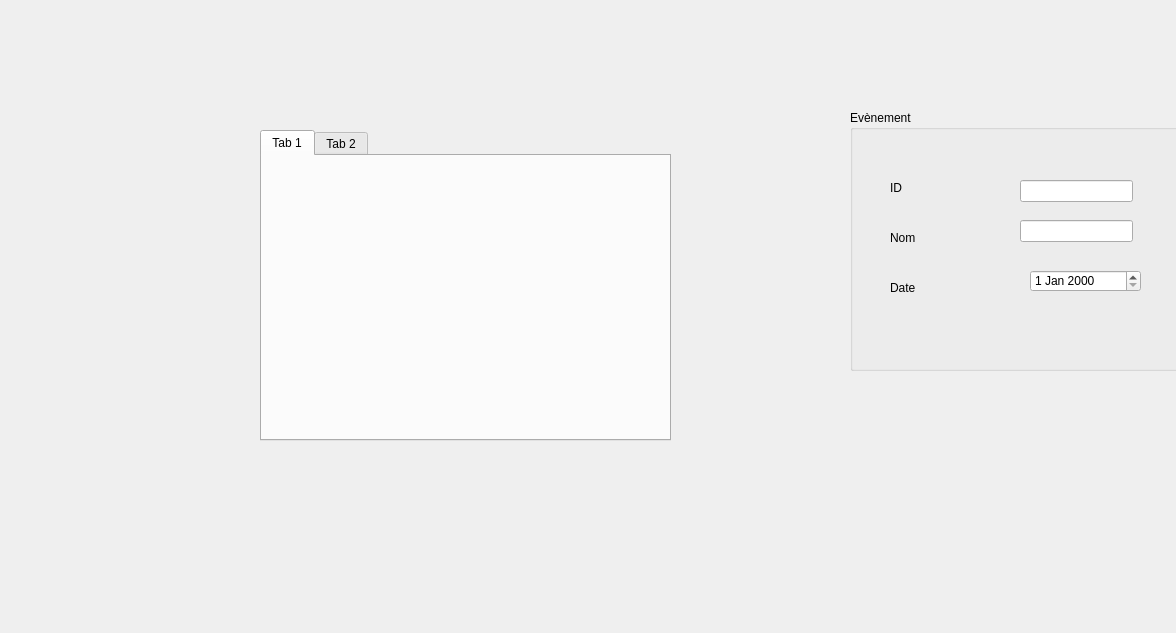
<?xml version="1.0" encoding="UTF-8"?>
<ui version="4.0">
 <class>Dialog</class>
 <widget class="QDialog" name="Dialog">
  <property name="geometry">
   <rect>
    <x>0</x>
    <y>0</y>
    <width>1176</width>
    <height>633</height>
   </rect>
  </property>
  <property name="windowTitle">
   <string>Afficher les évènements</string>
  </property>
  <widget class="QGroupBox" name="groupBox">
   <property name="geometry">
    <rect>
     <x>850</x>
     <y>110</y>
     <width>331</width>
     <height>261</height>
    </rect>
   </property>
   <property name="title">
    <string>Evènement</string>
   </property>
   <widget class="QLabel" name="label">
    <property name="geometry">
     <rect>
      <x>40</x>
      <y>70</y>
      <width>56</width>
      <height>16</height>
     </rect>
    </property>
    <property name="text">
     <string>ID</string>
    </property>
   </widget>
   <widget class="QLabel" name="label_2">
    <property name="geometry">
     <rect>
      <x>40</x>
      <y>120</y>
      <width>56</width>
      <height>16</height>
     </rect>
    </property>
    <property name="text">
     <string>Nom</string>
    </property>
   </widget>
   <widget class="QLabel" name="label_4">
    <property name="geometry">
     <rect>
      <x>40</x>
      <y>170</y>
      <width>56</width>
      <height>16</height>
     </rect>
    </property>
    <property name="text">
     <string>Date</string>
    </property>
   </widget>
   <widget class="QLineEdit" name="lineEdit_IDD">
    <property name="geometry">
     <rect>
      <x>170</x>
      <y>70</y>
      <width>113</width>
      <height>22</height>
     </rect>
    </property>
    <property name="cursor">
     <cursorShape>ArrowCursor</cursorShape>
    </property>
   </widget>
   <widget class="QLineEdit" name="lineEdit_NomD">
    <property name="geometry">
     <rect>
      <x>170</x>
      <y>110</y>
      <width>113</width>
      <height>22</height>
     </rect>
    </property>
   </widget>
   <widget class="QDateEdit" name="dateEditD">
    <property name="geometry">
     <rect>
      <x>180</x>
      <y>160</y>
      <width>111</width>
      <height>22</height>
     </rect>
    </property>
   </widget>
  </widget>
  <widget class="QTabWidget" name="tabWidget">
   <property name="geometry">
    <rect>
     <x>260</x>
     <y>130</y>
     <width>411</width>
     <height>311</height>
    </rect>
   </property>
   <widget class="QWidget" name="tab">
    <attribute name="title">
     <string>Tab 1</string>
    </attribute>
   </widget>
   <widget class="QWidget" name="tab_2">
    <attribute name="title">
     <string>Tab 2</string>
    </attribute>
   </widget>
  </widget>
 </widget>
 <resources/>
 <connections/>
</ui>
